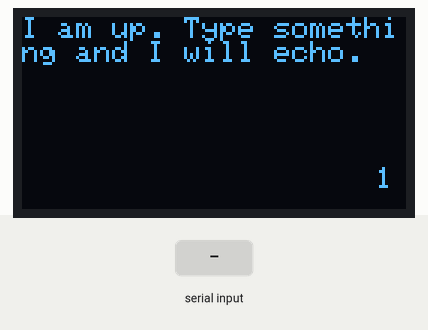
Bench run of a sketch on a simulated Arduino Uno, built with avr-gcc and run on an emulated ATmega328P. On the bench: 128×64 one-colour display. The test bench sets the inputs (shaded band). What the sketch prints to the serial monitor is not drawn.

Above: at 3.6 s.
3.7 s: "1" received over Serial
At 4.5 s:
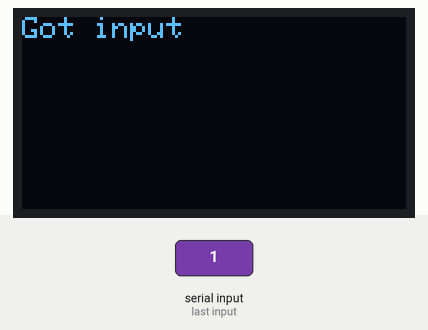
At 5.8 s:
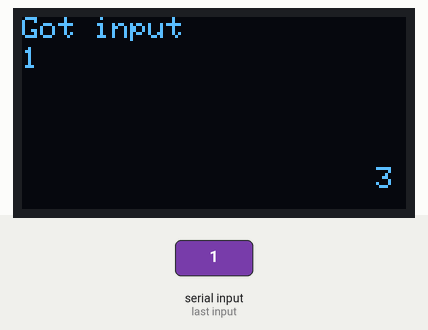
Timing chart, 0 to 7.3 s (numbered marks = the images above; inputs shaded):
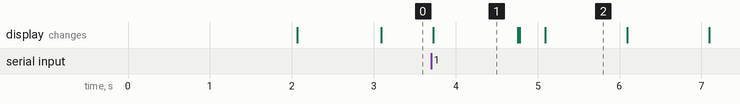

The sketch:

OLED.ino
```cpp
#include <SPI.h>
#include <Wire.h>
#include <Adafruit_GFX.h>
#include <Adafruit_SSD1306.h>

//#define I2C 1

// OLED
// PINs A4 (SDA) and A5 (SLA) preconfigured for I2C
#define OLED_I2C_RESET -1
#define SCREEN_ADDRESS 0x3C
#define SCREEN_WIDTH 128
#define SCREEN_HEIGHT 64

// UNO SPI (software SPI)
// #define OLED_MOSI   9
// #define OLED_CLK   10
// #define OLED_DC    11
// #define OLED_CS    12
//#define OLED_RESET 13
// Pro Mini SPI (Hardware SPI)
#define OLED_DC     6
#define OLED_CS     7
#define OLED_SPI_RESET  8

// IIC
#ifdef I2C
Adafruit_SSD1306 oled(SCREEN_WIDTH, SCREEN_HEIGHT, &Wire, OLED_I2C_RESET);
#else
// SPI UNO (software)
// Adafruit_SSD1306 oled(SCREEN_WIDTH, SCREEN_HEIGHT,
//   OLED_MOSI, OLED_CLK, OLED_DC, OLED_RESET, OLED_CS);
// SPI Pro Mini (hardware)
Adafruit_SSD1306 oled(SCREEN_WIDTH, SCREEN_HEIGHT,
  &SPI, OLED_DC, OLED_SPI_RESET, OLED_CS);
#endif

unsigned long timer = 0;
unsigned long lastDiff = 0;

void setup() {
  Serial.begin(9600);

  //Wire.begin();
  //SPI.begin();

  //i2CdeviceScan();
  //spiScan();
  initOLED();
  oledPrint(0, 0, "I am up. Type something and I will echo.");
  timer = millis();
}

void loop() {
  if (Serial.available()) {
    oled.clearDisplay();
    oledPrint(0, 0, "Got input");
    oledPrint(0, 10, Serial.readString());
  }
  printTime();
}

void printTime() {
  unsigned long now = millis();
  int diffInSeconds = (int) ((now - timer) / 1000);
  if (diffInSeconds - lastDiff > 0) {
    String timeAsString = String(diffInSeconds);
    oledPrint(124 - timeAsString.length() * 6, 50, timeAsString);
    lastDiff = diffInSeconds;
  }
}

void initOLED() {
  Serial.println ("Starting OLED");
  // initialize OLED display with I2C address 0x3C
  #ifdef I2C
  if (!oled.begin(SSD1306_SWITCHCAPVCC, 0x3C)) {
    Serial.println("Failed to start SSD1306 OLED");
    delay(100);
  }
  #else
  if (!oled.begin(SSD1306_SWITCHCAPVCC)) {
    Serial.println("Failed to start SSD1306 OLED");
    delay(100);
  }
  #endif
  delay(2000);         // wait two seconds for initializing
  oled.clearDisplay(); // clear display
  Serial.println ("OLED ready");
}

void oledPrint(int x, int y, String text) {
  oled.setTextSize(1);
  oled.setTextColor(WHITE, BLACK); // black background remove residue text
  oled.setCursor(x, y);
  oled.print(text);
  oled.display();
  Serial.print("Printed: ");
  Serial.println(text);
}

void i2CdeviceScan() {
  Serial.println("Scanning I2C");
  byte count = 0;
  // Wire.begin();
  for (byte i = 1; i < 120; i++)
  {
    Wire.beginTransmission (i);
    if (Wire.endTransmission () == 0)
      {
      Serial.print ("Found address: ");
      Serial.print (i, DEC);
      Serial.print (" (0x");
      Serial.print (i, HEX);
      Serial.println (")");
      count++;
      delay (1);
      }
  }
  Serial.println ("Scan completed");
  Serial.print ("Found ");
  Serial.print (count, DEC);
  Serial.println (" device(s).");
}

void spiScan() {
  Serial.println("Scanning for SPI devices...");
  // SPI.begin();
  // Loop through all possible SS pins (10-15 on Uno, Mega, etc.)
  for (int ssPin = 2; ssPin <= 9; ssPin++) {
    pinMode(ssPin, OUTPUT);
    digitalWrite(ssPin, HIGH); // Deselect all slaves before selecting one

    // Send a dummy byte to the current slave select pin
    SPI.setDataMode(SPI_MODE0); // Set SPI mode to default mode 0
    SPI.setClockDivider(SPI_CLOCK_DIV4); // Slow down SPI clock speed to avoid interference
    uint8_t dummyByte = SPI.transfer(0xFF);

    // Check if the received byte is different from the sent byte
    if (dummyByte != 0xFF) {
      Serial.print("Found SPI device at SS pin ");
      Serial.println(ssPin);
    } else {
      // If no response, print a dot to indicate progress
      Serial.print(".");
    }

    digitalWrite(ssPin, HIGH); // Ensure SS pin is high after scanning
    pinMode(ssPin, INPUT); // Reset pin mode to prevent noise
  }

  Serial.println();
}
```

Measured:
- after the input at 3.7 s, the display: changes at once (image 1)
- what the display in image 2 shows lasts 1.0 s, from 5.1 s to 6.1 s
